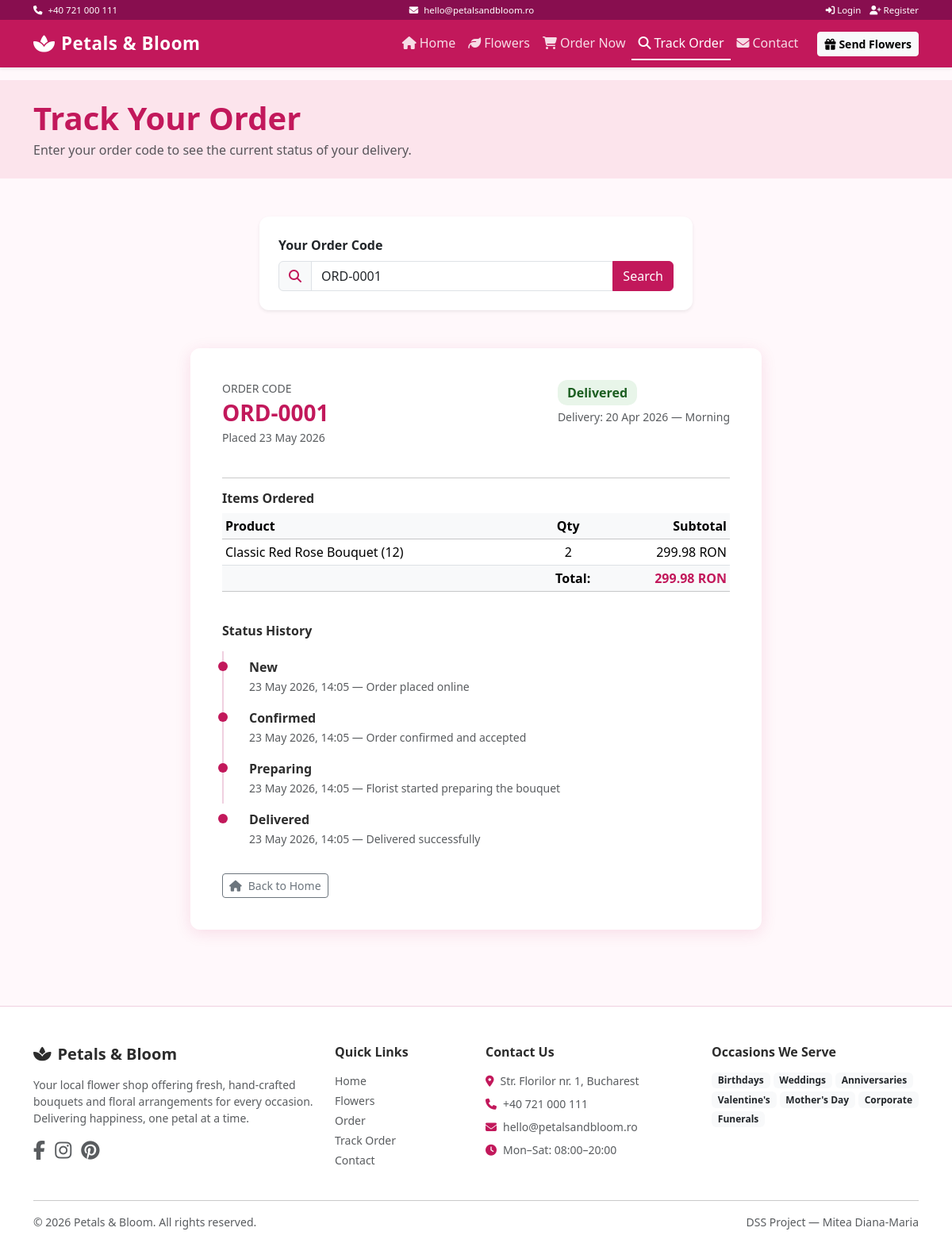
/status.php?code=ORD-0001, run on the app's committed database.
### tables this page shows
CREATE TABLE `orders` (
  `id`               INT UNSIGNED    NOT NULL AUTO_INCREMENT,
  `customer_id`      INT UNSIGNED    DEFAULT NULL,
  `order_code`       VARCHAR(20)     NOT NULL UNIQUE,
  `customer_name`    VARCHAR(100)    NOT NULL,
  `customer_email`   VARCHAR(100)    NOT NULL,
  `customer_phone`   VARCHAR(20)     NOT NULL,
  `delivery_address` VARCHAR(255)    NOT NULL,
  `delivery_city`    VARCHAR(100)    NOT NULL,
  `delivery_date`    DATE            NOT NULL,
  `delivery_time`    VARCHAR(20)     DEFAULT NULL,
  `occasion`         VARCHAR(50)     DEFAULT NULL,
  `card_message`     TEXT            DEFAULT NULL,
  `special_notes`    TEXT            DEFAULT NULL,
  `status`           ENUM('new','pending','confirmed','preparing','out_for_delivery','delivered','cancelled')
                                     NOT NULL DEFAULT 'new',
  `total_price`      DECIMAL(10,2)   NOT NULL DEFAULT 0.00,
  `payment_status`   ENUM('unpaid','paid','refunded') NOT NULL DEFAULT 'unpaid',
  `created_at`       TIMESTAMP       DEFAULT CURRENT_TIMESTAMP,
  `updated_at`       TIMESTAMP       DEFAULT CURRENT_TIMESTAMP ON UPDATE CURRENT_TIMESTAMP,
  PRIMARY KEY (`id`),
  CONSTRAINT `fk_orders_customer`
    FOREIGN KEY (`customer_id`) REFERENCES `customers`(`id`)
    ON DELETE SET NULL ON UPDATE CASCADE
);

CREATE TABLE `order_items` (
  `id`           INT UNSIGNED    NOT NULL AUTO_INCREMENT,
  `order_id`     INT UNSIGNED    NOT NULL,
  `product_id`   INT UNSIGNED    DEFAULT NULL,
  `product_name` VARCHAR(150)    NOT NULL,
  `quantity`     INT             NOT NULL DEFAULT 1,
  `unit_price`   DECIMAL(10,2)   NOT NULL,
  `subtotal`     DECIMAL(10,2)   NOT NULL,
  PRIMARY KEY (`id`),
  CONSTRAINT `fk_items_order`
    FOREIGN KEY (`order_id`) REFERENCES `orders`(`id`)
    ON DELETE CASCADE ON UPDATE CASCADE,
  CONSTRAINT `fk_items_product`
    FOREIGN KEY (`product_id`) REFERENCES `products`(`id`)
    ON DELETE SET NULL ON UPDATE CASCADE
);

CREATE TABLE `status_history` (
  `id`          INT UNSIGNED    NOT NULL AUTO_INCREMENT,
  `order_id`    INT UNSIGNED    NOT NULL,
  `old_status`  VARCHAR(50)     DEFAULT NULL,
  `new_status`  VARCHAR(50)     NOT NULL,
  `changed_by`  VARCHAR(100)    DEFAULT NULL,
  `notes`       TEXT            DEFAULT NULL,
  `changed_at`  TIMESTAMP       DEFAULT CURRENT_TIMESTAMP,
  PRIMARY KEY (`id`),
  CONSTRAINT `fk_history_order`
    FOREIGN KEY (`order_id`) REFERENCES `orders`(`id`)
    ON DELETE CASCADE ON UPDATE CASCADE
);

### status.php (the view, shortened to what this page needs)
<?php
$conn      = getDbConnection();
$order   = null;
$items   = null;
$history = null;
$searchCode = '';
if (!empty($_GET['code'])) {
    $searchCode = preg_replace('/[^A-Z0-9\-]/', '', strtoupper(trim($_GET['code'])));
    if ($searchCode !== '') {
        $stmt = $conn->prepare("SELECT * FROM orders WHERE order_code = ?");
        $stmt->bind_param('s', $searchCode);
        $stmt->execute();
        $order = $stmt->get_result()->fetch_assoc();
        if ($order) {
            $stmt2 = $conn->prepare("SELECT * FROM order_items WHERE order_id = ? ORDER BY id");
            $stmt2->bind_param('i', $order['id']);
            $stmt2->execute();
            $items = $stmt2->get_result();
            $stmt3 = $conn->prepare("SELECT * FROM status_history WHERE order_id = ? ORDER BY changed_at ASC");
            $stmt3->bind_param('i', $order['id']);
            $stmt3->execute();
            $history = $stmt3->get_result();
        } else {
            $notFound = true;
        }
    }
}
include __DIR__ . '/includes/header.php';
?>
<section class="py-4" style="background:var(--primary-light);">
  <div class="container">
    <h1 class="fw-bold text-primary-custom mb-1">Track Your Order</h1>
    <p class="text-muted mb-0">Enter your order code to see the current status of your delivery.</p>
  </div>
</section>
<section class="py-5">
  <div class="container">
    <div class="row justify-content-center mb-5">
      <div class="col-md-6">
        <div class="card p-4 shadow-sm">
          <label class="form-label fw-semibold">Your Order Code</label>
          <div class="input-group">
            <span class="input-group-text"><i class="fa fa-search text-primary-custom"></i></span>
            <input type="text" id="statusSearchInput" class="form-control"
                   placeholder="e.g. ORD-0001"
                   value="<?= htmlspecialchars($searchCode, ENT_QUOTES, 'UTF-8') ?>">
            <button id="statusSearchBtn" class="btn btn-primary"
                    onclick="window.location.href='?code='+encodeURIComponent(document.getElementById('statusSearchInput').value)">
              Search
            </button>
          </div>
        </div>
      </div>
    </div>
    <?php if ($order): ?>
    <div class="confirmation-card">
      <div class="d-flex justify-content-between align-items-start flex-wrap gap-3 mb-4">
        <div>
          <p class="text-muted small mb-1">ORDER CODE</p>
          <h3 class="fw-bold text-primary-custom mb-0">
            <?= htmlspecialchars($order['order_code'], ENT_QUOTES, 'UTF-8') ?>
          </h3>
          <p class="text-muted small mt-1">Placed <?= htmlspecialchars(date('d M Y', strtotime($order['created_at'])), ENT_QUOTES, 'UTF-8') ?></p>
        </div>
        <div>
          <span class="status-badge status-<?= htmlspecialchars($order['status'], ENT_QUOTES, 'UTF-8') ?> fs-6">
            <?= htmlspecialchars(ucfirst(str_replace('_', ' ', $order['status'])), ENT_QUOTES, 'UTF-8') ?>
          </span>
          <p class="small text-muted mt-1">
            Delivery: <?= htmlspecialchars(date('d M Y', strtotime($order['delivery_date'])), ENT_QUOTES, 'UTF-8') ?>
            — <?= htmlspecialchars(ucfirst($order['delivery_time'] ?? ''), ENT_QUOTES, 'UTF-8') ?>
          </p>
        </div>
      </div>
      <hr>
      <h6 class="fw-semibold mb-2">Items Ordered</h6>
      <div class="table-responsive mb-4">
        <table class="table table-sm">
          <thead class="table-light">
            <tr><th>Product</th><th class="text-center">Qty</th><th class="text-end">Subtotal</th></tr>
          </thead>
          <tbody>
            <?php while ($item = $items->fetch_assoc()): ?>
            <tr>
              <td><?= htmlspecialchars($item['product_name'], ENT_QUOTES, 'UTF-8') ?></td>
              <td class="text-center"><?= (int)$item['quantity'] ?></td>
              <td class="text-end"><?= number_format((float)$item['subtotal'], 2) ?> RON</td>
            </tr>
            <?php endwhile; ?>
          </tbody>
          <tfoot>
            <tr class="table-light">
              <th colspan="2" class="text-end">Total:</th>
              <th class="text-end text-primary-custom">
                <?= number_format((float)$order['total_price'], 2) ?> RON
              </th>
            </tr>
          </tfoot>
        </table>
      </div>
      <h6 class="fw-semibold mb-3">Status History</h6>
      <ul class="order-timeline">
        <?php while ($h = $history->fetch_assoc()): ?>
        <li>
          <strong><?= htmlspecialchars(ucfirst(str_replace('_', ' ', $h['new_status'])), ENT_QUOTES, 'UTF-8') ?></strong>
          <br>
          <small class="text-muted">
            <?= htmlspecialchars(date('d M Y, H:i', strtotime($h['changed_at'])), ENT_QUOTES, 'UTF-8') ?>
            <?php if ($h['notes']): ?>
              — <?= htmlspecialchars($h['notes'], ENT_QUOTES, 'UTF-8') ?>
            <?php endif; ?>
          </small>
        </li>
        <?php endwhile; ?>
      </ul>
      <div class="mt-4">
        <a href="<?= $base ?>/index.php" class="btn btn-outline-secondary btn-sm">
          <i class="fa fa-home me-2"></i>Back to Home
        </a>
      </div>
    </div>
    <?php endif; ?>
  </div>
</section>
<?php include __DIR__ . '/includes/footer.php'; ?>

### assets/css/style.css (style rules this page uses)
:root { --primary: #c2185b; --primary-dark: #880e4f; --primary-light: #fce4ec; --secondary: #2e7d32; --accent: #f8bbd0; --text-dark: #2c2c2c; --text-muted: #6c757d; --bg-light: #fff8fb; --border-radius: 12px; --shadow: 0 4px 20px rgba(194, 24, 91, .12); }
body { font-family: 'Segoe UI', Tahoma, Geneva, Verdana, sans-serif; background-color: var(--bg-light); color: var(--text-dark); }
a { color: var(--primary); text-decoration: none; }
.card { border: none; border-radius: var(--border-radius); box-shadow: var(--shadow); transition: transform .25s, box-shadow .25s; }
.btn-primary { background-color: var(--primary); border-color: var(--primary); }
.form-label { font-weight: 500; }
.status-badge { display: inline-block; padding: 4px 12px; border-radius: 12px; font-size: .8rem; font-weight: 600; text-transform: capitalize; }
.status-delivered { background:#e8f5e9; color:#1b5e20; }
.confirmation-card { max-width: 720px; margin: 0 auto; background: #fff; border-radius: var(--border-radius); box-shadow: var(--shadow); padding: 2.5rem; }
.order-timeline { list-style: none; padding: 0; margin: 0; }
.order-timeline li { padding: 8px 0 8px 32px; position: relative; border-left: 2px solid #f0d0e0; }
.order-timeline li::before { content: ''; position: absolute; left: -7px; top: 13px; width: 12px; height: 12px; border-radius: 50%; background: var(--primary); }
.order-timeline li:last-child { border-color: transparent; }
.text-primary-custom { color: var(--primary) !important; }

### data on the page
orders: order_code "ORD-0001", created_at "23 May 2026", status "Delivered", delivery_date "20 Apr 2026", delivery_time "Morning", total_price "299.98"
order_items: product_name "Classic Red Rose Bouquet (12)", quantity "2", subtotal "299.98"
status_history: new_status "New", changed_at "23 May 2026, 14:05", notes "Order placed online"
status_history: new_status "Confirmed", changed_at "23 May 2026, 14:05", notes "Order confirmed and accepted"
status_history: new_status "Preparing", changed_at "23 May 2026, 14:05", notes "Florist started preparing the bouquet"
status_history: new_status "Delivered", changed_at "23 May 2026, 14:05", notes "Delivered successfully"
